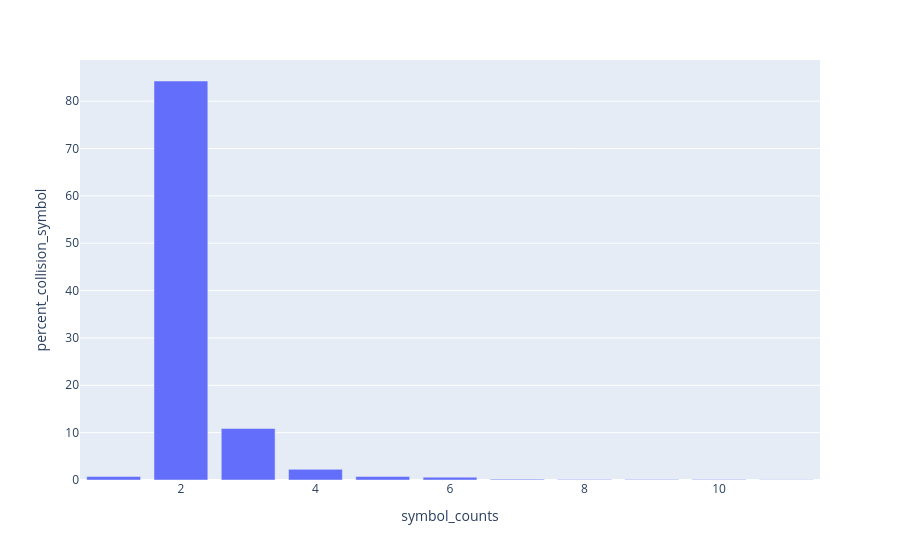

Here is the notebook cell this chart was saved with:
### Code cell
create_ambiguous_symbol_histogram(ensg_ambiguous_symbol_counts, "ENSG", ensg_ambiguous_symbol_set_count)

### Figure 1 — Plotly figure (JSON) as saved in the notebook; plotly's stock layout.template omitted (floating-point values rounded to 4 significant figures)
{"data": [{"alignmentgroup": "True", "hovertemplate": "symbol_counts=%{x}<br>percent_collision_symbol=%{y}<extra></extra>", "legendgroup": "", "marker": {"color": "#636efa", "pattern": {"shape": ""}}, "name": "", "offsetgroup": "", "orientation": "v", "showlegend": false, "textposition": "auto", "type": "bar", "x": [1, 2, 3, 4, 5, 6, 7, 8, 9, 10, 11], "xaxis": "x", "y": [0.7343, 84.26, 10.88, 2.249, 0.7343, 0.5966, 0.1836, 0.09179, 0.09179, 0.09179, 0.04589], "yaxis": "y"}], "layout": {"barmode": "relative", "legend": {"tracegroupgap": 0}, "margin": {"t": 60}, "xaxis": {"anchor": "y", "domain": [0, 1], "title": {"text": "symbol_counts"}}, "yaxis": {"anchor": "x", "domain": [0, 1], "title": {"text": "percent_collision_symbol"}}}}
